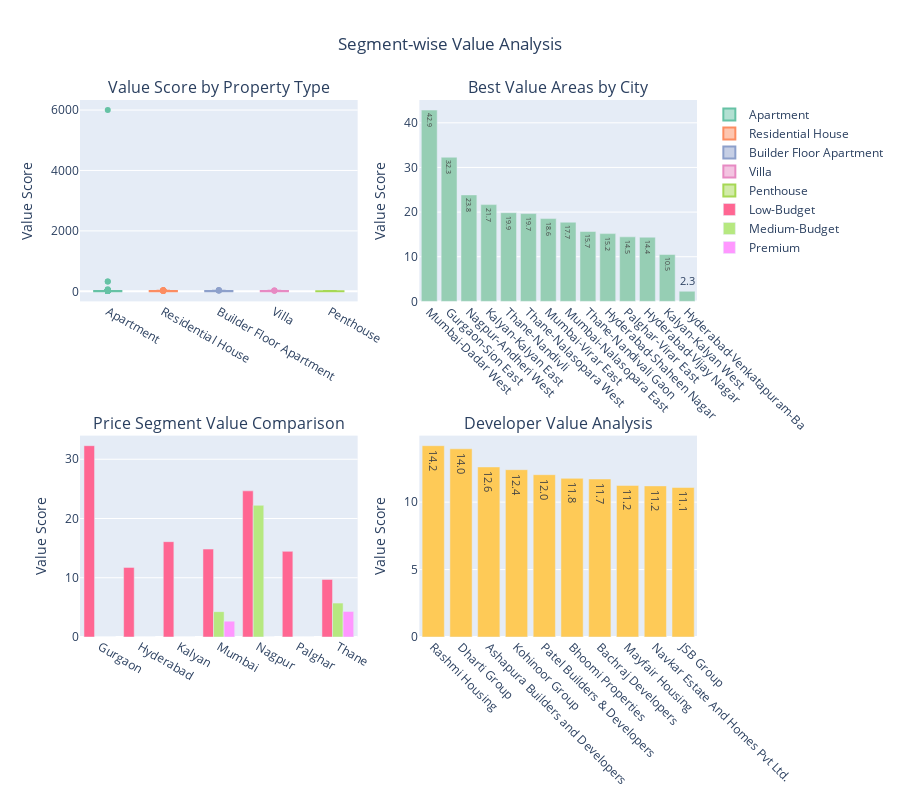

Notebook source saved alongside this figure:
### Code cell
fig = make_subplots(
    rows=2, cols=2,
    subplot_titles=(
        'Value Score by Property Type',
        'Best Value Areas by City',
        'Price Segment Value Comparison',
        'Developer Value Analysis'
    ),
    specs=[[{"type": "box"}, {"type": "bar"}],
            [{"type": "bar"}, {"type": "bar"}]]
)

colors = px.colors.qualitative.Set2

# create value score distribution by property type using box plots
property_types = df['Type of Property'].value_counts().head(5).index

for i, prop_type in enumerate(property_types):
    type_data = df[df['Type of Property'] == prop_type]
    fig.add_trace(
        go.Box(
            y=type_data['Value_Score'],
            name=prop_type,
            marker_color=colors[i % len(colors)],
            boxpoints='outliers'
        ),
        row=1, col=1
    )

# find the best value areas by city (top 3 areas per city)
best_areas = []
for city in df['City'].unique():
    city_data = df[df['City'] == city]
    city_area_values = city_data.groupby('Area_Name')['Value_Score'].mean()
    top_areas = city_area_values.nlargest(3)
    
    # create formatted area names with city prefix for better identification
    for area, score in top_areas.items():
        best_areas.append({
            'City_Area': f"{city}-{area[:15]}",
            'City': city,
            'Area': area,
            'Value_Score': score
        })

# convert to dataframe and create bar chart for top areas
best_areas_df = pd.DataFrame(best_areas)
if len(best_areas_df) > 0:
    # show top 15 areas overall based on value score
    best_areas_df = best_areas_df.nlargest(15, 'Value_Score')
    
    fig.add_trace(
        go.Bar(
            x=best_areas_df['City_Area'],
            y=best_areas_df['Value_Score'],
            text=[f'{round(val)}' for val in best_areas_df['Value_Score']],
            textposition='auto',
            marker_color='#96CEB4',
            name='Area Value Score',
            showlegend=False
        ),
        row=1, col=2
    )

# compare value scores across different price segments by city
segment_values = df.groupby(['City', 'Price_Segment'])['Value_Score'].mean().unstack(fill_value=0)

# create grouped bar chart for price segment comparison
for segment in segment_values.columns:
    if pd.notna(segment):
        fig.add_trace(
            go.Bar(
                name=segment,
                x=segment_values.index,
                y=segment_values[segment]
            ),
            row=2, col=1
        )

# analyze developer performance if developer data is available
if 'Developer' in df.columns:
    developer_values = df.groupby('Developer')['Value_Score'].agg(['mean', 'count']).reset_index()
    # filter developers with at least 5 properties for reliable analysis
    developer_values = developer_values[developer_values['count'] >= 5]
    top_developers = developer_values.nlargest(10, 'mean')
    
    if len(top_developers) > 0:
        fig.add_trace(
            go.Bar(
                x=top_developers['Developer'],
                y=top_developers['mean'],
                text=[f'{round(val,1)}' for val in top_developers['mean']],
                textposition='auto',
                marker_color='#FECA57',
                name='Developer Value Score',
                showlegend=False
            ),
            row=2, col=2
        )

# update the overall layout and styling
fig.update_layout(
    title_text="Segment-wise Value Analysis",
    height=800,
    showlegend=True,
    title_x=0.5
)

# set y-axis labels for all subplots
fig.update_yaxes(title_text="Value Score", row=1, col=1)
fig.update_yaxes(title_text="Value Score", row=1, col=2)
fig.update_yaxes(title_text="Value Score", row=2, col=1)
fig.update_yaxes(title_text="Value Score", row=2, col=2)

# rotate x-axis labels for better readability on crowded charts
fig.update_xaxes(tickangle=45, row=1, col=2)
fig.update_xaxes(tickangle=45, row=2, col=2)

### Figure 1 — Plotly figure (JSON) as saved in the notebook; plotly's stock layout.template omitted (floating-point values rounded to 4 significant figures; data arrays with more than 128 entries replaced by an {"elided": "..."} marker saying what was removed)
{"data": [{"boxpoints": "outliers", "marker": {"color": "rgb(102,194,165)"}, "name": "Apartment", "type": "box", "xaxis": "x", "y": {"elided": "9811 float values"}, "yaxis": "y"}, {"boxpoints": "outliers", "marker": {"color": "rgb(252,141,98)"}, "name": "Residential House", "type": "box", "xaxis": "x", "y": {"elided": "155 float values"}, "yaxis": "y"}, {"boxpoints": "outliers", "marker": {"color": "rgb(141,160,203)"}, "name": "Builder Floor Apartment", "type": "box", "xaxis": "x", "y": [8.179, 19.43, 11.64, 11.25, 11.43, 16.67, 19.35, 12.53, 10.85, 20.24, 10.49, 6.632, 7.545, 11.54, 16.55, 1.75, 21.33, 21.5, 29.55, 18.56, 12.0, 25.77, 11.25, 1.694, 2.436, 2.96, 13.97, 12.11, 12.24, 7.863, 6.579, 6.25, 6.5, 5.508, 6.16, 16.29, 7.429, 3.571, 7.932, 6.712, 7.863, 6.579, 6.25, 6.5, 5.508, 6.16, 16.29, 7.429, 3.571, 7.932, 6.712, 1.05, 3.407, 2.167, 12.22, 30.67, 42.5, 18.0, 4.752, 2.9, 2.118, 9.524, 3.333, 4.85, 3.0, 3.182, 3.576], "yaxis": "y"}, {"boxpoints": "outliers", "marker": {"color": "rgb(231,138,195)"}, "name": "Villa", "type": "box", "xaxis": "x", "y": [15.62, 4.0, 16.22, 11.07, 12.0, 25.0, 4.0, 7.5, 5.0, 5.812, 4.219, 3.294, 8.0, 4.147, 8.696, 2.769, 5.28, 4.0, 7.5, 5.0, 5.812, 4.219, 3.294, 8.0, 4.147, 8.696, 2.769, 5.28, 3.604, 3.75, 2.333, 2.654, 2.609, 3.4, 15.38, 24.0, 10.77, 14.0, 8.0, 14.58, 2.263, 15.38, 3.333, 1.299, 1.481, 3.333, 1.299, 1.481, 0.9524, 3.0, 2.368, 0.3774, 2.5, 1.944, 10.0, 0.4184, 1.2, 3.212, 1.889, 3.409, 2.759, 3.333, 4.743, 5.263, 3.409], "yaxis": "y"}, {"boxpoints": "outliers", "marker": {"color": "rgb(166,216,84)"}, "name": "Penthouse", "type": "box", "xaxis": "x", "y": [3.0, 2.919, 2.608, 1.247, 6.279, 0.01527, 5.905, 3.237, 6.03, 6.154, 6.279, 0.01527, 5.905, 3.237, 6.03, 6.154, 1.73, 1.73, 4.0, 1.034, 7.0, 7.0, 1.893, 3.363, 1.7, 2.444, 10.29, 2.857, 3.183, 2.444, 4.738, 3.0, 3.183, 2.919, 2.608], "yaxis": "y"}, {"marker": {"color": "#96CEB4"}, "name": "Area Value Score", "showlegend": false, "text": ["42.9", "32.3", "23.8", "21.7", "19.9", "19.7", "18.6", "17.7", "15.7", "15.2", "14.5", "14.4", "10.5", "2.3"], "textposition": "auto", "type": "bar", "x": ["Mumbai-Dadar West", "Gurgaon-Sion East", "Nagpur-Andheri West", "Kalyan-Kalyan East", "Thane-Nandivli", "Thane-Nalasopara West", "Mumbai-Virar East", "Mumbai-Nalasopara East", "Thane-Nandivali Gaon", "Hyderabad-Shaheen Nagar", "Palghar-Virar East", "Hyderabad-Vijay Nagar", "Kalyan-Kalyan West", "Hyderabad-Venkatapuram-Ba"], "xaxis": "x2", "y": [42.85, 32.29, 23.85, 21.67, 19.87, 19.67, 18.56, 17.74, 15.66, 15.18, 14.45, 14.38, 10.5, 2.263], "yaxis": "y2"}, {"name": "Low-Budget", "type": "bar", "x": ["Gurgaon", "Hyderabad", "Kalyan", "Mumbai", "Nagpur", "Palghar", "Thane"], "xaxis": "x3", "y": [32.29, 11.75, 16.09, 14.84, 24.66, 14.45, 9.709], "yaxis": "y3"}, {"name": "Medium-Budget", "type": "bar", "x": ["Gurgaon", "Hyderabad", "Kalyan", "Mumbai", "Nagpur", "Palghar", "Thane"], "xaxis": "x3", "y": [0.0, 0.0, 0.0, 4.277, 22.22, 0.0, 5.721], "yaxis": "y3"}, {"name": "Premium", "type": "bar", "x": ["Gurgaon", "Hyderabad", "Kalyan", "Mumbai", "Nagpur", "Palghar", "Thane"], "xaxis": "x3", "y": [0.0, 0.0, 0.0, 2.673, 0.0, 0.0, 4.322], "yaxis": "y3"}, {"marker": {"color": "#FECA57"}, "name": "Developer Value Score", "showlegend": false, "text": ["14.2", "14.0", "12.6", "12.4", "12.0", "11.8", "11.7", "11.2", "11.2", "11.1"], "textposition": "auto", "type": "bar", "x": ["Rashmi Housing", "Dharti Group", "Ashapura Builders and Developers", "Kohinoor Group", "Patel Builders & Developers", "Bhoomi Properties", "Bachraj Developers", "Mayfair Housing", "Navkar Estate And Homes Pvt Ltd.", "JSB Group"], "xaxis": "x4", "y": [14.18, 13.95, 12.61, 12.4, 12.03, 11.77, 11.72, 11.24, 11.21, 11.09], "yaxis": "y4"}], "layout": {"annotations": [{"font": {"size": 16}, "showarrow": false, "text": "Value Score by Property Type", "x": 0.225, "xanchor": "center", "xref": "paper", "y": 1, "yanchor": "bottom", "yref": "paper"}, {"font": {"size": 16}, "showarrow": false, "text": "Best Value Areas by City", "x": 0.775, "xanchor": "center", "xref": "paper", "y": 1, "yanchor": "bottom", "yref": "paper"}, {"font": {"size": 16}, "showarrow": false, "text": "Price Segment Value Comparison", "x": 0.225, "xanchor": "center", "xref": "paper", "y": 0.375, "yanchor": "bottom", "yref": "paper"}, {"font": {"size": 16}, "showarrow": false, "text": "Developer Value Analysis", "x": 0.775, "xanchor": "center", "xref": "paper", "y": 0.375, "yanchor": "bottom", "yref": "paper"}], "height": 800, "showlegend": true, "title": {"text": "Segment-wise Value Analysis", "x": 0.5}, "xaxis": {"anchor": "y", "domain": [0, 0.45]}, "xaxis2": {"anchor": "y2", "domain": [0.55, 1], "tickangle": 45}, "xaxis3": {"anchor": "y3", "domain": [0, 0.45]}, "xaxis4": {"anchor": "y4", "domain": [0.55, 1], "tickangle": 45}, "yaxis": {"anchor": "x", "domain": [0.625, 1], "title": {"text": "Value Score"}}, "yaxis2": {"anchor": "x2", "domain": [0.625, 1], "title": {"text": "Value Score"}}, "yaxis3": {"anchor": "x3", "domain": [0, 0.375], "title": {"text": "Value Score"}}, "yaxis4": {"anchor": "x4", "domain": [0, 0.375], "title": {"text": "Value Score"}}}}
